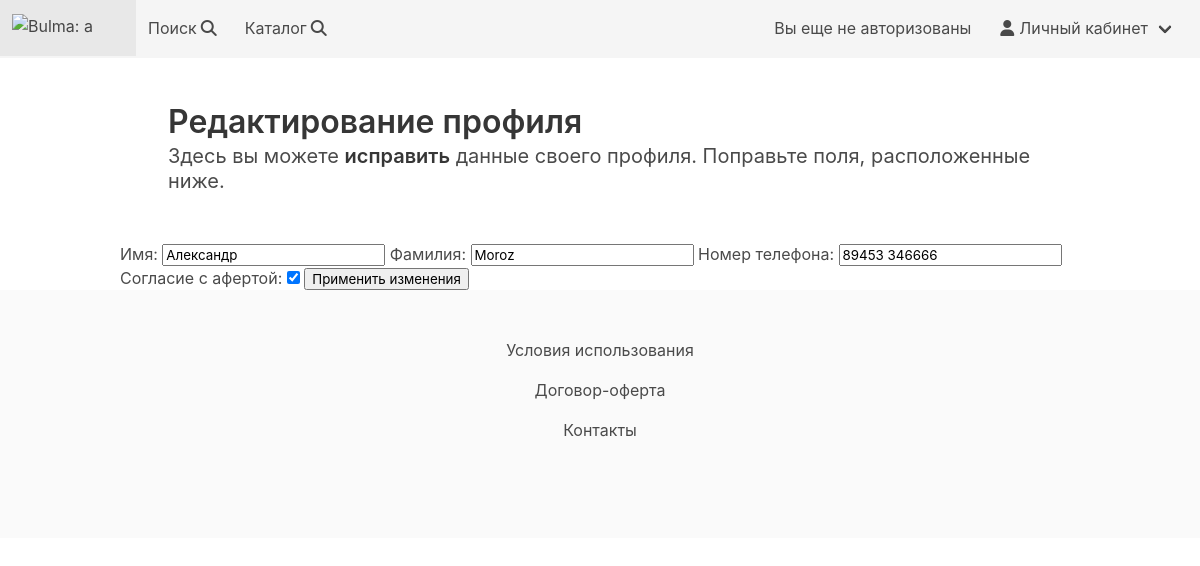
The page /edit_profile/1 on the database its author committed.
### baseapp/models.py (models this page shows, shortened)
class AppUser(models.Model):
    user = models.OneToOneField(User, on_delete=models.CASCADE)
    name = models.CharField(max_length=128, verbose_name='Имя')
    surname = models.CharField(max_length=128, verbose_name='Фамилия')
    phoneNumber = models.CharField(max_length=15, verbose_name='Номер телефона')
    afertaSubmission = models.BooleanField(verbose_name='Согласие с афертой', default=True,)
    class Meta:
        verbose_name = 'Профиль'
        verbose_name_plural = 'Профили'

### baseapp/views.py (the view)
# urls.py: path('edit_profile/<int:pk>', EditProfile.as_view(), name='edit_profile'),  # Удалить машино-место
class EditProfile(UpdateView):
    template_name = 'baseapp/edit_profile.html'         # Относительный адрес шаблона
    form_class = ProfileForm                            # Имя формы
    def get_object(self, **kwargs):
        id = self.kwargs.get('pk')
        return AppUser.objects.get(pk=id)

### baseapp/forms.py
class ProfileForm(ModelForm):
    class Meta:
        model = AppUser
        fields = [
            'user',
            'name',
            'surname',
            'phoneNumber',
            'afertaSubmission',
        ]
        widgets = {'user': forms.HiddenInput(),
                   }

### templates/baseapp/edit_profile.html (shortened to what this page needs)
{% extends 'index.html' %}
{% block content %}
<section class="section">
        <h1 class="title">Редактирование профиля</h1>
        <h2 class="subtitle">
        Здесь вы можете <strong>исправить</strong> данные своего профиля. Поправьте поля, расположенные ниже.
        </h2>
</section>
<form method="POST">
    {{ form.as_table }}
    <input type="submit" value="Применить изменения">
</form>
{% endblock content %}

### rows shown on the page
AppUser: name "Александр", surname "Moroz", phoneNumber "89453 346666", afertaSubmission "☑"
